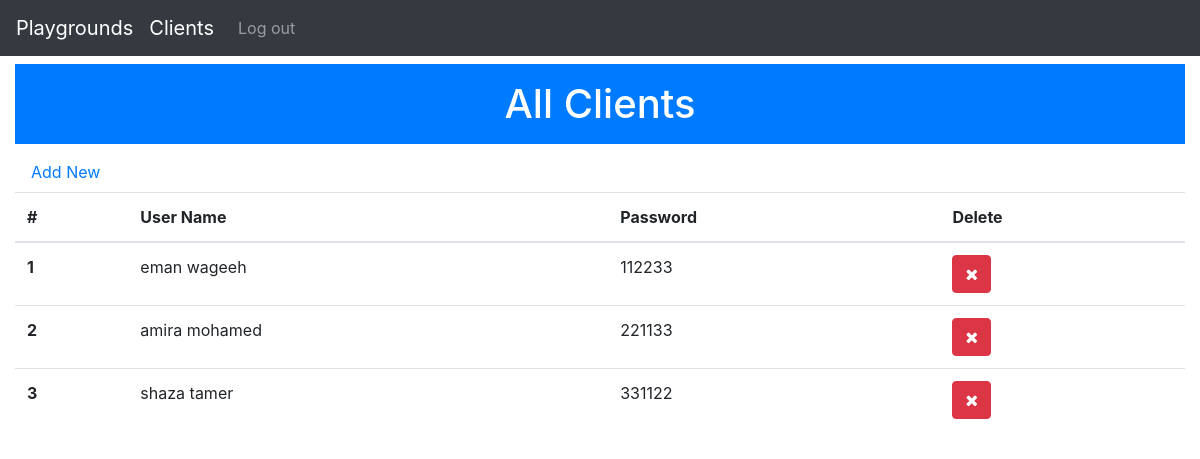
/admin/client/client.php, run on the app's committed database.
### tables this page shows
CREATE TABLE `client` (
  `id` int(11) NOT NULL,
  `username` varchar(20) NOT NULL,
  `password` varchar(20) NOT NULL
);

### admin/client/client.php (the view)
<?php  include('../inc/header.php'); ?>
<?php
    $sql = "SELECT * FROM `client` ";
    $result = mysqli_query($conn,$sql);
?>
    <h1 class="text-center col-12 bg-primary py-3 text-white my-2">All Clients</h1>
    <a class="nav-link" href="add.php">Add New</a>
    <div class="row">
        <div class="col-sm-12">
            <table class="table">
                <thead>
                    <tr>
                    <th scope="col">#</th>
                    <th scope="col">User Name</th>
                    <th scope="col">Password</th>
                    <th scope="col">Delete</th>
                    </tr>
                </thead>
                <tbody>
                <?php  if(mysqli_num_rows($result) > 0): ?>
                    <?php  while($row = mysqli_fetch_assoc($result)): ?>
                    <tr>
                        <th><?php echo $row['id']; ?></th>
                        <td><?php echo $row['username']; ?></td>
                        <td><?php echo $row['password']; ?></td>
                        <td>
                            <a class="btn btn-danger" href="delete.php?id=<?php echo $row['id']; ?>"> <i class="fa fa-close"></i> </a>
                        </td>
                    </tr>
                    <?php endwhile; ?>
                <?php endif; ?>
                </tbody>
            </table>
        </div>
    </div>
<?php  include('../inc/footer.php'); ?>

### data on the page
client: id "1", username "eman wageeh", password "112233"
client: id "2", username "amira mohamed", password "221133"
client: id "3", username "shaza tamer", password "331122"
